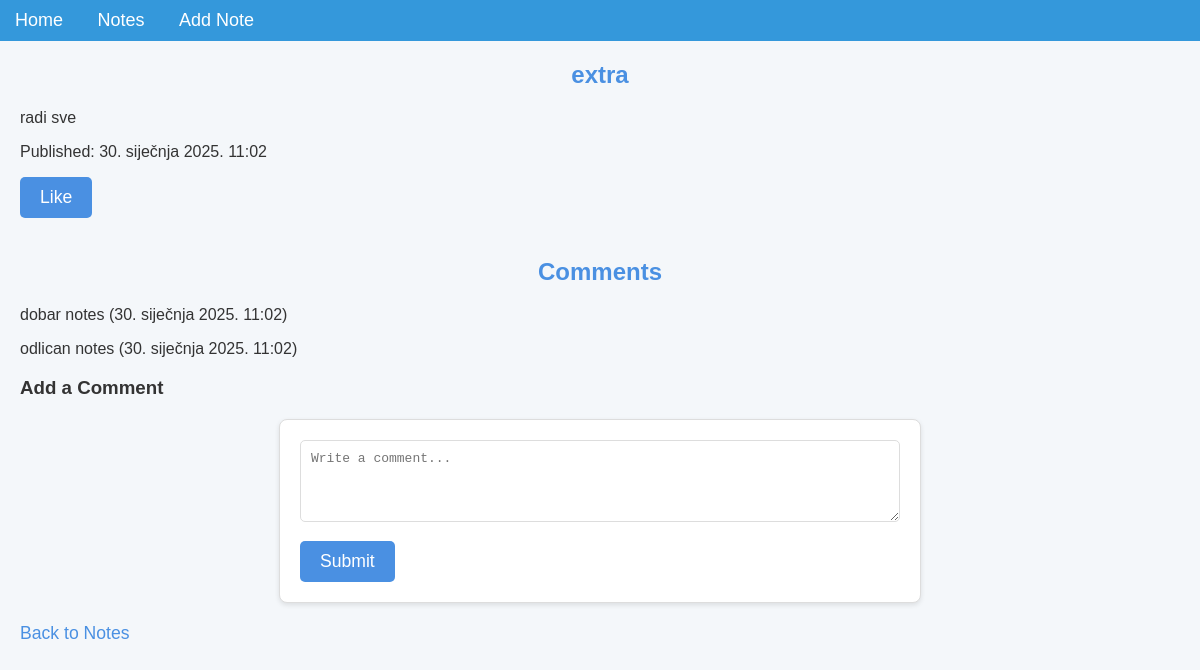
The page /notes/1/ on the database its author committed.
### notes/models.py (models this page shows, shortened)
class Note(models.Model):
    title = models.CharField(max_length=200)
    content = models.TextField()
    pub_date = models.DateTimeField(auto_now_add=True)
    likes = models.PositiveIntegerField(default=0)

class Comment(models.Model):
    note = models.ForeignKey(Note, on_delete=models.CASCADE, related_name='comments')
    text = models.TextField()
    created_at = models.DateTimeField(auto_now_add=True)

### notes/views.py (the view)
# urls.py: path('<int:note_id>/', views.detail, name='detail'),
def detail(request, note_id):
    note = get_object_or_404(Note, pk=note_id)
    comments = note.comments.all()
    return render(request, 'notes/detail.html', {'note': note, 'comments': comments})

### notes/templates/notes/detail.html (shortened to what this page needs)
{% extends 'notes/base.html' %}
{% block content %}
    <h2>{{ note.title }}</h2>
    <p>{{ note.content }}</p>
    <p>Published: {{ note.pub_date }}</p>
    <form class = 'like' action="{% url 'notes:like' note.id %}" method="post">
        <button type="submit">Like</button>
    </form>
    <h2>Comments</h2>
    {% for comment in comments %}
        <p>{{comment.text}} ({{comment.created_at}})</p>
    {% empty %}
        <p>No comments yet.</p>
    {% endfor %}
    <h3>Add a Comment</h3>
    <form method="post" action="{% url 'notes:add_comment' note.id %}">
        <textarea name="comment_text" rows="4" cols="50" placeholder="Write a comment..."></textarea><br>
        <button type="submit">Submit</button>
    </form>
    <a href="{% url 'notes:index' %}">Back to Notes</a>
{% endblock %}

### notes/static/app/notes.css (style rules this page uses)
body { background-color: white; color: #2c3e50; font-family: Arial, sans-serif; margin: 0; padding: 0; }
h1, h2 { color: #2980b9; font-weight: bold; }
input, textarea { width: 100%; padding: 10px; border: 1px solid #bdc3c7; border-radius: 5px; font-size: 16px; box-sizing: border-box; }
button { background-color: #3498db; color: white; border: none; padding: 10px 20px; border-radius: 5px; font-size: 16px; cursor: pointer; }
body { font-family: Arial, sans-serif; background-color: #f4f7fa; color: #333; margin: 0; padding: 0; }
h2 { text-align: center; color: #4a90e2; margin-top: 20px; }
form { background-color: #fff; border: 1px solid #ddd; border-radius: 8px; padding: 20px; box-shadow: 0 2px 5px rgba(0, 0, 0, 0.1); margin: 20px auto; width: 80%; max-width: 600px; }
.like { background-color: none; border: none; border-radius: none; padding: 0px; margin: 0px; width: 100%; max-width: 0px; padding-bottom:20px; }
form input, form textarea { width: 100%; padding: 10px; border-radius: 5px; border: 1px solid #ddd; margin-bottom: 15px; font-size: 1em; }
form button { background-color: #4a90e2; color: white; padding: 10px 20px; border: none; border-radius: 5px; font-size: 1.1em; cursor: pointer; transition: background-color 0.3s; }
a { color: #4a90e2; text-decoration: none; font-size: 1.1em; }

### rows shown on the page
Note: title "extra", content "radi sve", pub_date "30. siječnja 2025. 11:02"
Comment: text "dobar notes", created_at "30. siječnja 2025. 11:02"
Comment: text "odlican notes", created_at "30. siječnja 2025. 11:02"
